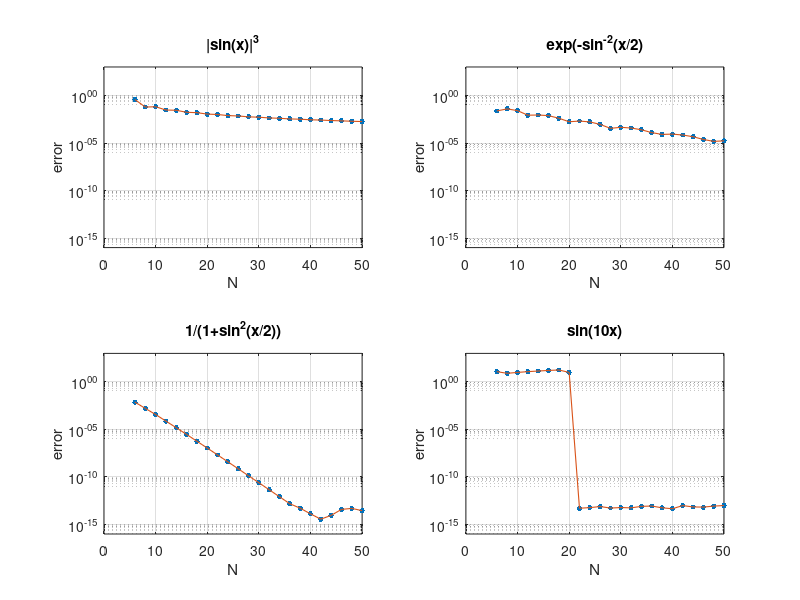

Reproduce this figure in MATLAB.
% p7.m -accuracy of periodic spectral differentiation
% Compute derivatives for various values of N:

Nmax = 50;
E = zeros(3, Nmax / 2 -2);
for N = 6:2:Nmax
    h = 2 * pi /N;
    x = h * (1:N)';
    column = [0 0.5*(-1).^(1:N-1).*cot((1:N - 1) * h / 2)]';
    D = toeplitz(column, column([1 N:-1:2]));
    v = abs(sin(x)).^3;                                                        %3rd deriv in BV
    vprime = 3*sin(x).*cos(x).*abs(sin(x));
    E(1, N/2-2) = norm(D*v - vprime, inf);
    
    v = exp(-sin(x/2).^(-2));
    vprime = 0.5 * v.*sin(x) ./ sin(x/2).^4;
    E(2, N/2-2) = norm(D*v - vprime, inf);
    
    v = 1./(1 + sin(x/2).^2);
    vprime = -sin(x/2).*cos(x/2).*v.^2;
    E(3, N/2-2) = norm(D*v - vprime, inf);
    
    v = sin(10*x);
    vprime = 10 * cos(10 * x);
    E(4, N/2-2) = norm(D*v - vprime, inf);
end
    
% Plot results:
titles = {'|sin(x)|^3', 'exp(-sin^{-2}(x/2)', ...
    '1/(1+sin^2(x/2))', 'sin(10x)'};
clf

for iplot = 1:4
    subplot(2,2,iplot)
    semilogy(6:2:Nmax, E(iplot,:), '.', 'markersize', 12)
    line(6:2:Nmax, E(iplot, :), 'linewidth', 0.8)
    axis([0 Nmax 1e-16 1e3]),
    grid on
    set(gca, 'xtick', 0:10:Nmax, 'ytick', (10).^(-15:5:0))
    xlabel N, ylabel error, title(titles(iplot))
end